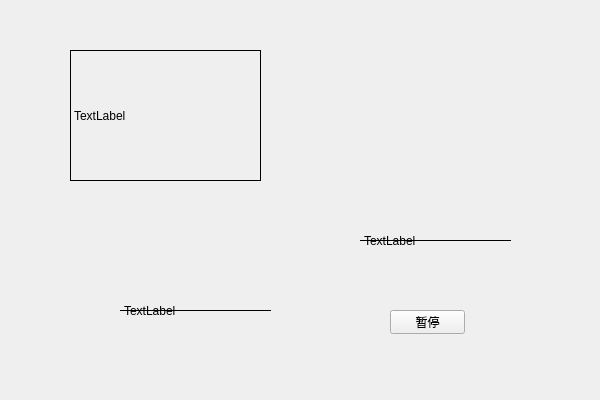
<?xml version="1.0" encoding="UTF-8"?>
<ui version="4.0">
 <class>mainWidgetClass</class>
 <widget class="QWidget" name="mainWidgetClass">
  <property name="geometry">
   <rect>
    <x>0</x>
    <y>0</y>
    <width>600</width>
    <height>400</height>
   </rect>
  </property>
  <property name="windowTitle">
   <string>mainWidget</string>
  </property>
  <widget class="mylabel" name="label1">
   <property name="geometry">
    <rect>
     <x>70</x>
     <y>50</y>
     <width>191</width>
     <height>131</height>
    </rect>
   </property>
   <property name="frameShape">
    <enum>QFrame::Box</enum>
   </property>
   <property name="text">
    <string>TextLabel</string>
   </property>
  </widget>
  <widget class="QLabel" name="label2">
   <property name="geometry">
    <rect>
     <x>360</x>
     <y>200</y>
     <width>151</width>
     <height>81</height>
    </rect>
   </property>
   <property name="frameShape">
    <enum>QFrame::HLine</enum>
   </property>
   <property name="text">
    <string>TextLabel</string>
   </property>
  </widget>
  <widget class="QLabel" name="label3">
   <property name="geometry">
    <rect>
     <x>120</x>
     <y>270</y>
     <width>151</width>
     <height>81</height>
    </rect>
   </property>
   <property name="frameShape">
    <enum>QFrame::HLine</enum>
   </property>
   <property name="text">
    <string>TextLabel</string>
   </property>
  </widget>
  <widget class="QPushButton" name="btn1">
   <property name="geometry">
    <rect>
     <x>390</x>
     <y>310</y>
     <width>75</width>
     <height>24</height>
    </rect>
   </property>
   <property name="text">
    <string>暂停</string>
   </property>
  </widget>
 </widget>
 <layoutdefault spacing="6" margin="11"/>
 <customwidgets>
  <customwidget>
   <class>mylabel</class>
   <extends>QLabel</extends>
   <header location="global">mylabel.h</header>
  </customwidget>
 </customwidgets>
 <resources>
  <include location="mainWidget.qrc"/>
 </resources>
 <connections/>
</ui>
